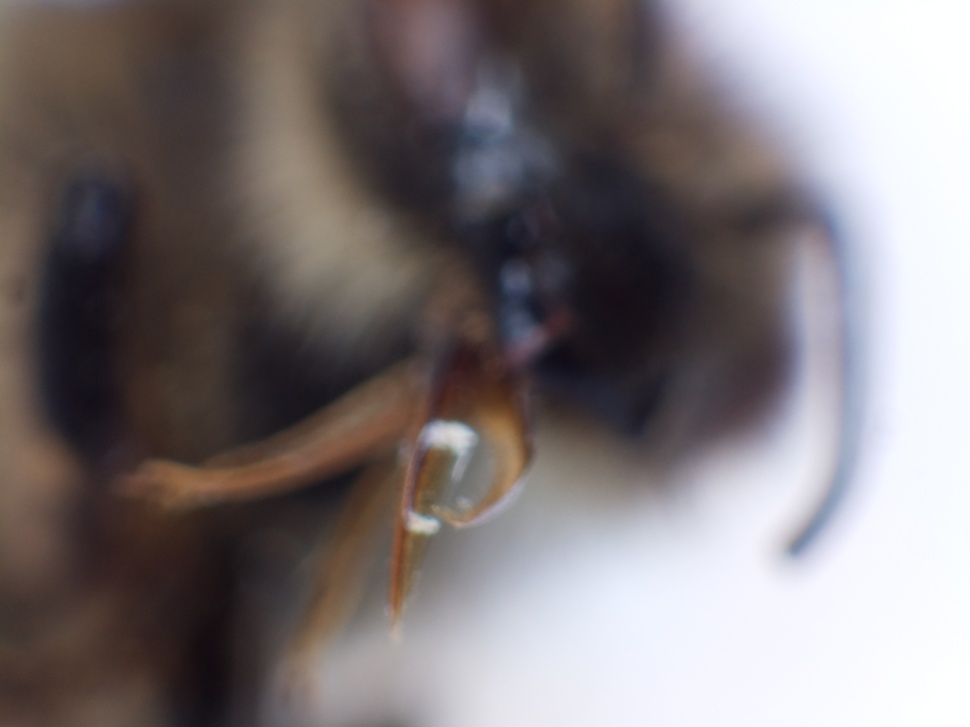
#> input picture test files/bee mouth parts 01_1/bee mouth parts 0101.jpg, 970 x 727 px, shrunk from 4056 x 3040 before the run, given as the content of the folder test files/bee mouth parts 01_1/aligned, which was not available
$ python test_advanced_focus_stack.py   (older library calls are emulated)
#> lines starting #> are read from the running program, lines starting #| are printed output that depends on the picture; pictures that were not available may be replaced by others from this repository, and a replacement may not be noted
#> in process_aligned_stack, img is the input picture: shape (727, 970, 3); mean B, G, R 120.1, 118.4, 125.8
### advanced_focus_stack.py
#!/usr/bin/env python3
"""
Advanced Focus Stacking Implementation
Uses multiple sharpness detection methods and robust blending
"""

import cv2
import numpy as np
from pathlib import Path
from typing import List, Tuple, Optional
from tqdm import tqdm
import logging


class AdvancedFocusStacker:
    """
    Advanced focus stacking with multiple sharpness detection methods
    """

    def __init__(self):
        self.logger = logging.getLogger(__name__)

    def calculate_sharpness_laplacian(self, image: np.ndarray) -> np.ndarray:
        """Laplacian variance sharpness detection"""
        gray = cv2.cvtColor(image, cv2.COLOR_BGR2GRAY) if len(
            image.shape) == 3 else image
        laplacian = cv2.Laplacian(gray, cv2.CV_64F, ksize=3)
        return np.abs(laplacian)

    def calculate_sharpness_sobel(self, image: np.ndarray) -> np.ndarray:
        """Sobel gradient magnitude sharpness detection"""
        gray = cv2.cvtColor(image, cv2.COLOR_BGR2GRAY) if len(
            image.shape) == 3 else image
        sobelx = cv2.Sobel(gray, cv2.CV_64F, 1, 0, ksize=3)
        sobely = cv2.Sobel(gray, cv2.CV_64F, 0, 1, ksize=3)
        return np.sqrt(sobelx**2 + sobely**2)

    def calculate_sharpness_variance(self, image: np.ndarray) -> np.ndarray:
        """Local variance sharpness detection"""
        gray = cv2.cvtColor(image, cv2.COLOR_BGR2GRAY) if len(
            image.shape) == 3 else image
        kernel = np.ones((5, 5), np.float32) / 25
        mean = cv2.filter2D(gray.astype(np.float32), -1, kernel)
        variance = cv2.filter2D(
            (gray.astype(np.float32) - mean)**2, -1, kernel)
        return variance

    def calculate_combined_sharpness(self, image: np.ndarray) -> np.ndarray:
        """Combine multiple sharpness detection methods"""
        laplacian = self.calculate_sharpness_laplacian(image)
        sobel = self.calculate_sharpness_sobel(image)
        variance = self.calculate_sharpness_variance(image)

        # Normalize each method
        laplacian = (laplacian - laplacian.min()) / \
            (laplacian.max() - laplacian.min() + 1e-8)
        sobel = (sobel - sobel.min()) / (sobel.max() - sobel.min() + 1e-8)
        variance = (variance - variance.min()) / \
            (variance.max() - variance.min() + 1e-8)

        # Combine with weights
        combined = 0.5 * laplacian + 0.3 * sobel + 0.2 * variance
        return combined

    def create_focus_stack_advanced(self, images: List[np.ndarray]) -> Tuple[np.ndarray, np.ndarray]:
        """
        Advanced focus stacking with multiple methods
        """
        if not images:
            raise ValueError("No images provided")

        self.logger.info(
            f"Processing {len(images)} images with advanced focus stacking")

        # Calculate sharpness maps for all images
        sharpness_maps = []
        for img in tqdm(images, desc="Calculating sharpness maps"):
            sharpness = self.calculate_combined_sharpness(img)
            sharpness_maps.append(sharpness)
#> this loop made 1 pass
#> pass 1, in calculate_sharpness_laplacian, `gray = cv2.cvtColor(image, cv2.COLOR_BGR2GRAY) if len( image.shape) ==..`:
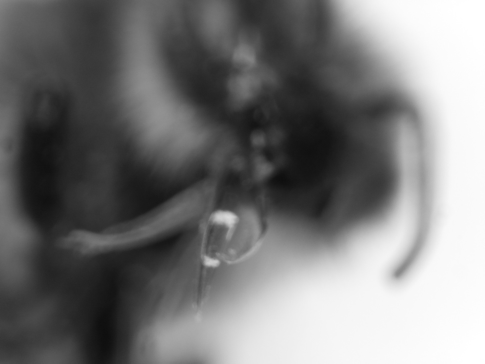
#> gray: shape (727, 970) (shown at 1/2 size); min 13, max 255, mean 120.8
#> pass 1, in calculate_combined_sharpness, `laplacian = self.calculate_sharpness_laplacian(image)`:
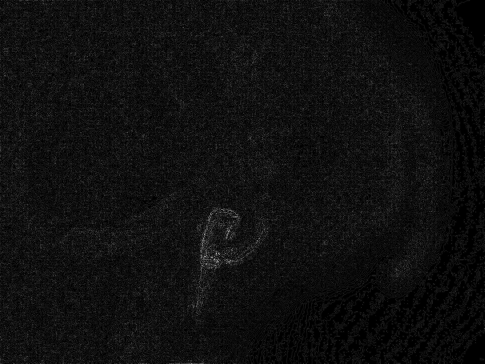
#> laplacian: shape (727, 970) float64 (shown at 1/2 size); min 0, max 60, mean 3.6; drawn with min black and max white
#> pass 1, in calculate_sharpness_sobel, `sobelx = cv2.Sobel(gray, cv2.CV_64F, 1, 0, ksize=3)`:
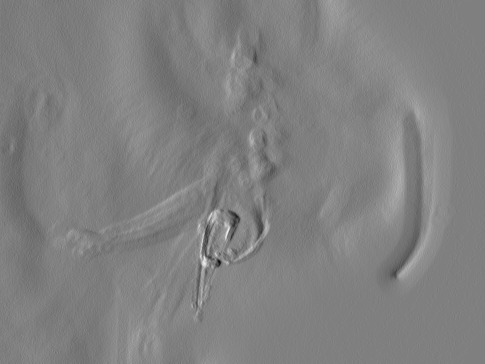
#> sobelx: shape (727, 970) float64 (shown at 1/2 size); min -106, max 106, mean 1.3; drawn with min black and max white
#> after the loop, sharpness_maps = 1 item

        sharpness_maps = np.array(sharpness_maps)

        # Apply Gaussian smoothing to sharpness maps for better blending
        for i in range(len(sharpness_maps)):
            sharpness_maps[i] = cv2.GaussianBlur(
                sharpness_maps[i], (5, 5), 1.0)

        # Normalize sharpness maps
        sharpness_maps = (sharpness_maps - sharpness_maps.min()) / \
            (sharpness_maps.max() - sharpness_maps.min() + 1e-8)

        # Create focus stack using maximum sharpness selection
        self.logger.info(
            "Creating focus stack using maximum sharpness selection")

        # Find the image with maximum sharpness at each pixel
        max_indices = np.argmax(sharpness_maps, axis=0)
#> max_indices: shape (727, 970) int64; every value is 0

        # Create output image
        height, width = images[0].shape[:2]
        channels = images[0].shape[2] if len(images[0].shape) == 3 else 1

        if channels == 3:
            stacked = np.zeros((height, width, 3), dtype=np.uint8)
            for i in range(height):
                for j in range(width):
                    best_img_idx = max_indices[i, j]
                    stacked[i, j] = images[best_img_idx][i, j]
        else:
            stacked = np.zeros((height, width), dtype=np.uint8)
            for i in range(height):
                for j in range(width):
                    best_img_idx = max_indices[i, j]
                    stacked[i, j] = images[best_img_idx][i, j]

        # Calculate confidence map
        confidence = np.max(sharpness_maps, axis=0)
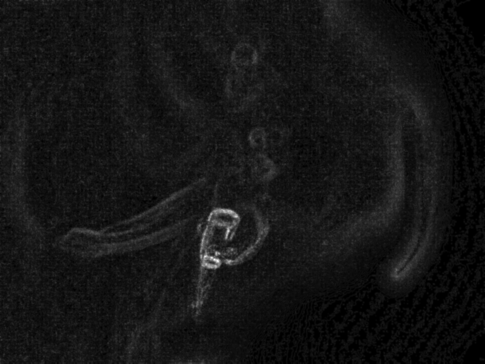
#> confidence: shape (727, 970) float64 (shown at 1/2 size); min 0, max 1, mean 0.0836

        return stacked, confidence

    def process_aligned_stack(self, image_paths: List[Path], output_path: Path) -> bool:
        """
        Process a stack of pre-aligned images
        """
        try:
            # Load images
            self.logger.info(f"Loading {len(image_paths)} aligned images...")
            images = []
            for path in tqdm(image_paths, desc="Loading aligned images"):
                img = cv2.imread(str(path))
                if img is None:
                    self.logger.error(f"Failed to load image: {path}")
                    return False
                images.append(img)

            # Create focus stack
            stacked, confidence = self.create_focus_stack_advanced(images)

            # Save results
            output_path.parent.mkdir(parents=True, exist_ok=True)
            cv2.imwrite(str(output_path), stacked)

            # Save confidence map
            confidence_path = output_path.with_suffix('.confidence.tiff')
            cv2.imwrite(str(confidence_path),
                        (confidence * 255).astype(np.uint8))

            self.logger.info(f"Advanced focus stack saved to: {output_path}")
            return True

        except Exception as e:
            self.logger.error(f"Error processing aligned stack: {e}")
            return False

### test_advanced_focus_stack.py
#!/usr/bin/env python3
"""
Test script for advanced focus stacking using pre-aligned images
"""

import os
import sys
from pathlib import Path
from advanced_focus_stack import AdvancedFocusStacker
import logging

# Setup logging
logging.basicConfig(
    level=logging.INFO,
    format='%(asctime)s - %(levelname)s - %(message)s',
    handlers=[
        logging.FileHandler('advanced_focus_stack.log'),
        logging.StreamHandler()
    ]
)


def main():
    # Define paths
    test_files_dir = Path("test files")
    stack1_aligned_dir = test_files_dir / "bee mouth parts 01_1" / "aligned"
    stack2_aligned_dir = test_files_dir / "bee mouth parts 02_1" / "align"

    # Create output directory
    output_dir = Path("output_advanced_focus_stacks")
    output_dir.mkdir(exist_ok=True)

    # Initialize advanced focus stacker
    stacker = AdvancedFocusStacker()

    # Process Stack 1 (aligned images)
    print(f"\n{'='*60}")
    print(f"PROCESSING STACK 1 (ALIGNED): {stack1_aligned_dir}")
    print(f"{'='*60}")

    # Get all aligned JPG files from stack 1
    stack1_aligned_images = [f for f in stack1_aligned_dir.glob(
        "*.jpg") if f.is_file() and f.stat().st_size > 0]
    stack1_aligned_images.sort()  # Sort by filename

    print(f"Found {len(stack1_aligned_images)} aligned images in Stack 1")
    print(f"First image: {stack1_aligned_images[0].name}")
    print(f"Last image: {stack1_aligned_images[-1].name}")

    # Process Stack 1 with advanced focus stacking
    output_file1 = output_dir / "bee_mouth_parts_01_1_advanced_stacked.tiff"
    success1 = stacker.process_aligned_stack(
        stack1_aligned_images, output_file1)

    if success1:
        print(f"✓ Stack 1 completed successfully: {output_file1}")
    else:
        print(f"✗ Stack 1 failed")

    # Process Stack 2 (aligned images)
    print(f"\n{'='*60}")
    print(f"PROCESSING STACK 2 (ALIGNED): {stack2_aligned_dir}")
    print(f"{'='*60}")

    # Get all aligned JPG files from stack 2
    stack2_aligned_images = [f for f in stack2_aligned_dir.glob(
        "*.jpg") if f.is_file() and f.stat().st_size > 0]
    stack2_aligned_images.sort()  # Sort by filename

    print(f"Found {len(stack2_aligned_images)} aligned images in Stack 2")
    print(f"First image: {stack2_aligned_images[0].name}")
    print(f"Last image: {stack2_aligned_images[-1].name}")

    # Process Stack 2 with advanced focus stacking
    output_file2 = output_dir / "bee_mouth_parts_02_1_advanced_stacked.tiff"
    success2 = stacker.process_aligned_stack(
        stack2_aligned_images, output_file2)
#> the loop in create_focus_stack_advanced (call 2), `for img in tqdm(images, desc="Calculating sharpness maps"):` made 1 pass
#> pass 1, in calculate_sharpness_sobel (call 2), `sobely = cv2.Sobel(gray, cv2.CV_64F, 0, 1, ksize=3)`:
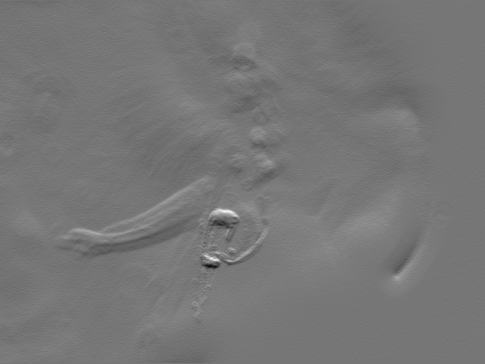
#> sobely: shape (727, 970) float64 (shown at 1/2 size); min -130, max 150, mean 0.4; drawn with min black and max white
#> pass 1, in calculate_combined_sharpness (call 2), `sobel = self.calculate_sharpness_sobel(image)`:
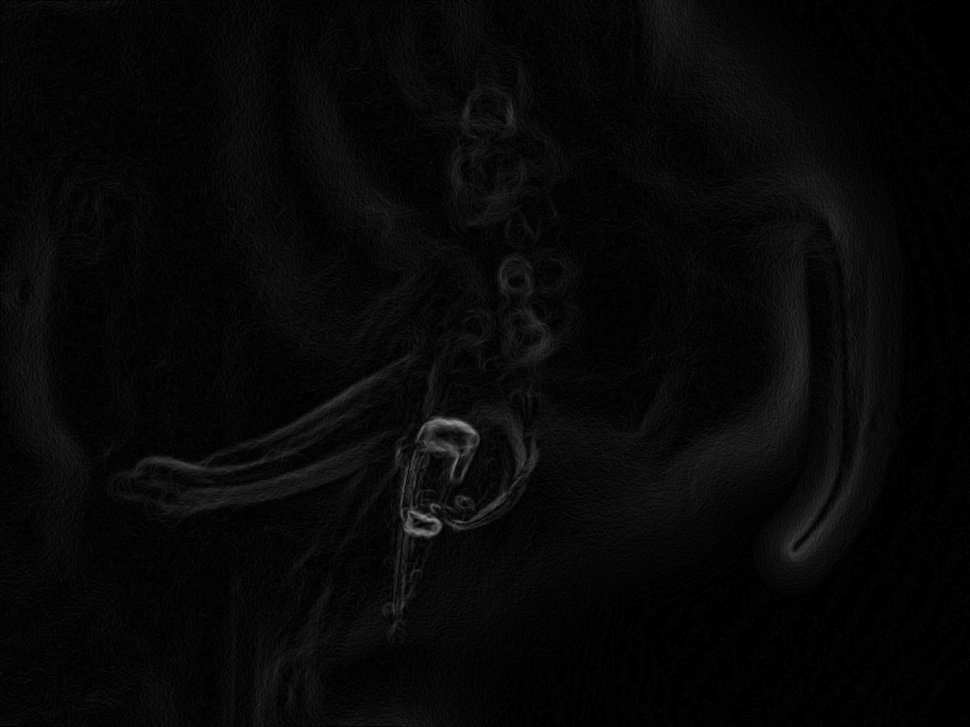
#> sobel: shape (727, 970) float64; min 0, max 152.1, mean 7.8
#> the loop in create_focus_stack_advanced (call 2), `for i in range(len(sharpness_maps)):` made 1 pass

    if success2:
        print(f"✓ Stack 2 completed successfully: {output_file2}")
    else:
        print(f"✗ Stack 2 failed")

    # Summary
    print(f"\n{'='*60}")
    print(f"SUMMARY")
    print(f"{'='*60}")
    print(f"Stack 1: {'✓ SUCCESS' if success1 else '✗ FAILED'}")
    print(f"Stack 2: {'✓ SUCCESS' if success2 else '✗ FAILED'}")

    if success1 and success2:
        print(f"\nBoth stacks processed successfully with advanced focus stacking!")
        print(f"Output files:")
        print(f"  - {output_file1}")
        print(f"  - {output_file2}")
        print(f"  - {output_file1.with_suffix('.confidence.tiff')}")
        print(f"  - {output_file2.with_suffix('.confidence.tiff')}")
    else:
        print(f"\nSome stacks failed. Check the log file for details.")


if __name__ == "__main__":
    main()

$ run again, on test files/bee mouth parts 02_1/bee mouth parts 0204.jpg
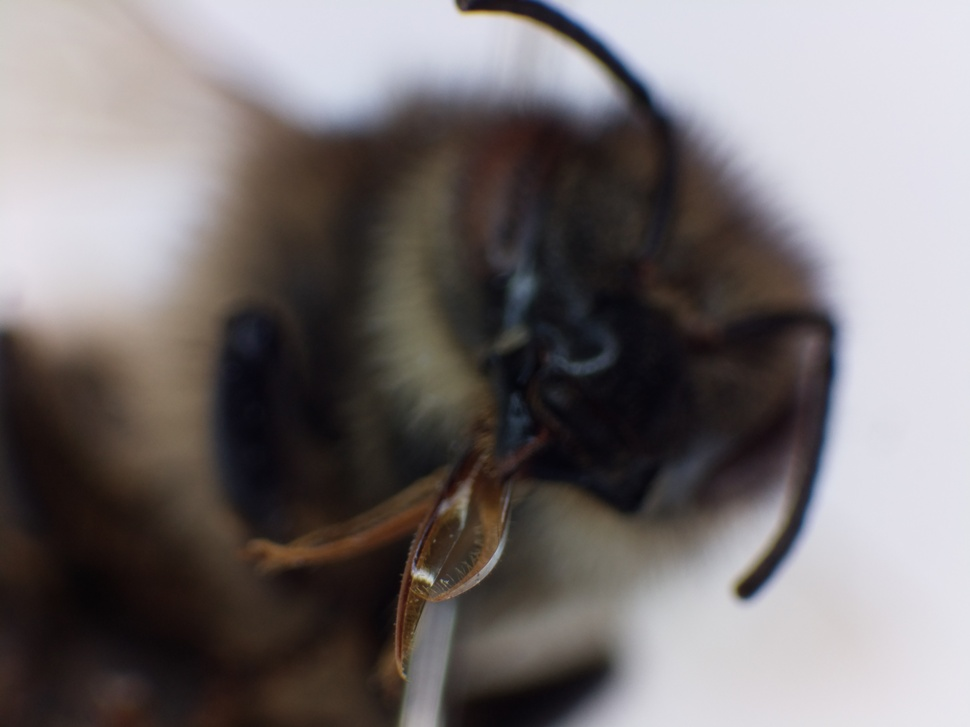
#> input picture test files/bee mouth parts 02_1/bee mouth parts 0204.jpg, 970 x 727 px, shrunk from 4056 x 3040 before the run, given as the content of the folder test files/bee mouth parts 01_1/aligned, which was not available
#> in process_aligned_stack, img is the input picture: shape (727, 970, 3); mean B, G, R 113.3, 113, 118.9
#> the loop in create_focus_stack_advanced, `for img in tqdm(images, desc="Calculating sharpness maps"):` made 1 pass
#> pass 1, in calculate_combined_sharpness, `laplacian = self.calculate_sharpness_laplacian(image)`:
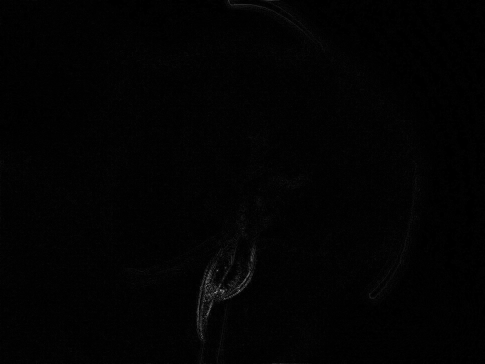
#> laplacian: shape (727, 970) float64 (shown at 1/2 size); min 0, max 382, mean 4.1; drawn with min black and max white
#> after the loop in create_focus_stack_advanced, `for img in tqdm(images, desc="Calculating sharpness maps"):`: sharpness_maps = 1 item
#> the loop in create_focus_stack_advanced, `for i in range(len(sharpness_maps)):` made 1 pass
#> max_indices: shape (727, 970) int64; every value is 0
#> the loop in create_focus_stack_advanced (call 2), `for img in tqdm(images, desc="Calculating sharpness maps"):` made 1 pass
#> pass 1, in calculate_sharpness_sobel (call 2), `sobely = cv2.Sobel(gray, cv2.CV_64F, 0, 1, ksize=3)`:
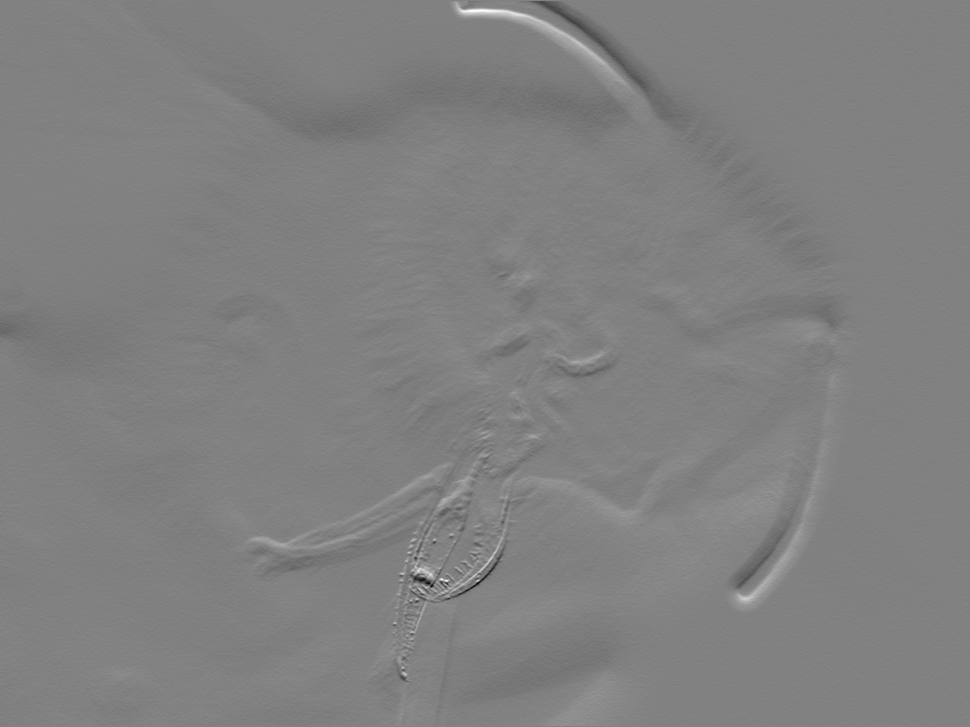
#> sobely: shape (727, 970) float64; min -302, max 294, mean -0.9; drawn with min black and max white
#> the loop in create_focus_stack_advanced (call 2), `for i in range(len(sharpness_maps)):` made 1 pass

$ run again, on test files/bee mouth parts 02_1/bee mouth parts 0205.jpg
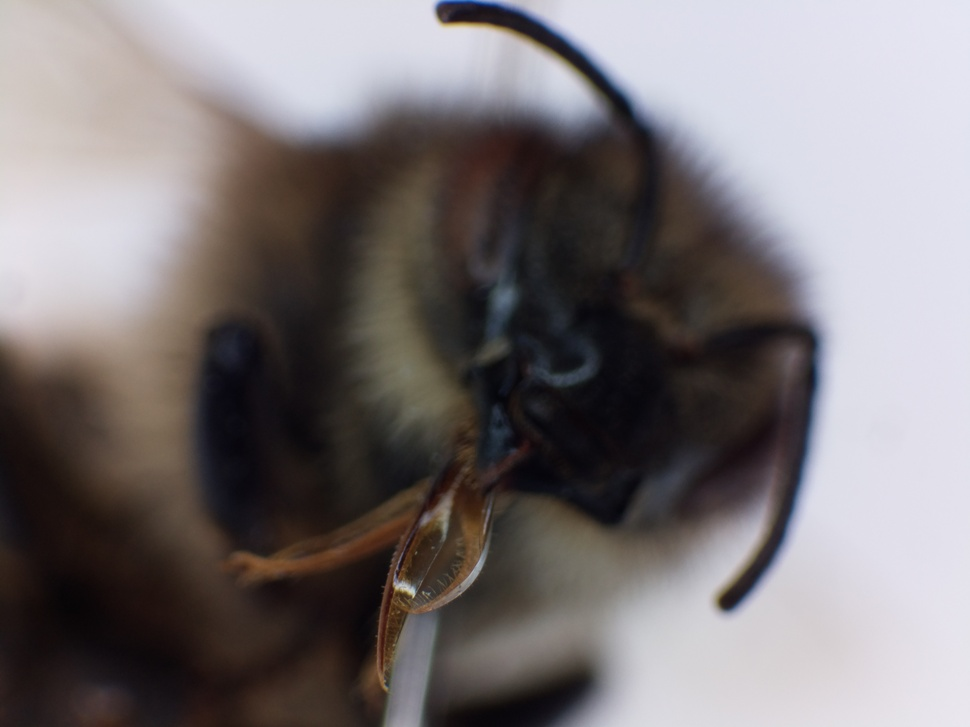
#> input picture test files/bee mouth parts 02_1/bee mouth parts 0205.jpg, 970 x 727 px, shrunk from 4056 x 3040 before the run, given as the content of the folder test files/bee mouth parts 01_1/aligned, which was not available
#> in process_aligned_stack, img is the input picture: shape (727, 970, 3); mean B, G, R 117.7, 116.3, 122.2
#> the loop in create_focus_stack_advanced, `for img in tqdm(images, desc="Calculating sharpness maps"):` made 1 pass
#> after the loop in create_focus_stack_advanced, `for img in tqdm(images, desc="Calculating sharpness maps"):`: sharpness_maps = 1 item
#> the loop in create_focus_stack_advanced, `for i in range(len(sharpness_maps)):` made 1 pass
#> max_indices: shape (727, 970) int64; every value is 0
#> in process_aligned_stack, `cv2.imwrite(str(confidence_path), (confidence * 255).astype(np.uint8))`:
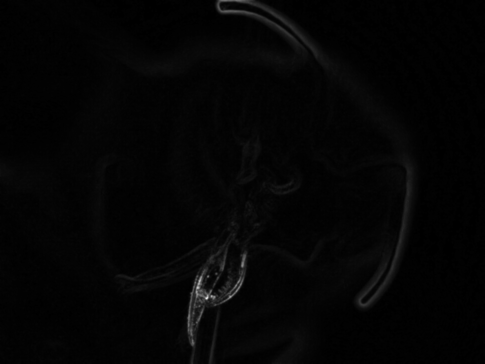
#> saved as bee_mouth_parts_01_1_advanced_stacked.confidence.tiff: shape (727, 970) (shown at 1/2 size); min 0, max 254, mean 4.3
#> the loop in create_focus_stack_advanced (call 2), `for img in tqdm(images, desc="Calculating sharpness maps"):` made 1 pass
#> pass 1, in calculate_sharpness_sobel (call 2), `sobely = cv2.Sobel(gray, cv2.CV_64F, 0, 1, ksize=3)`:
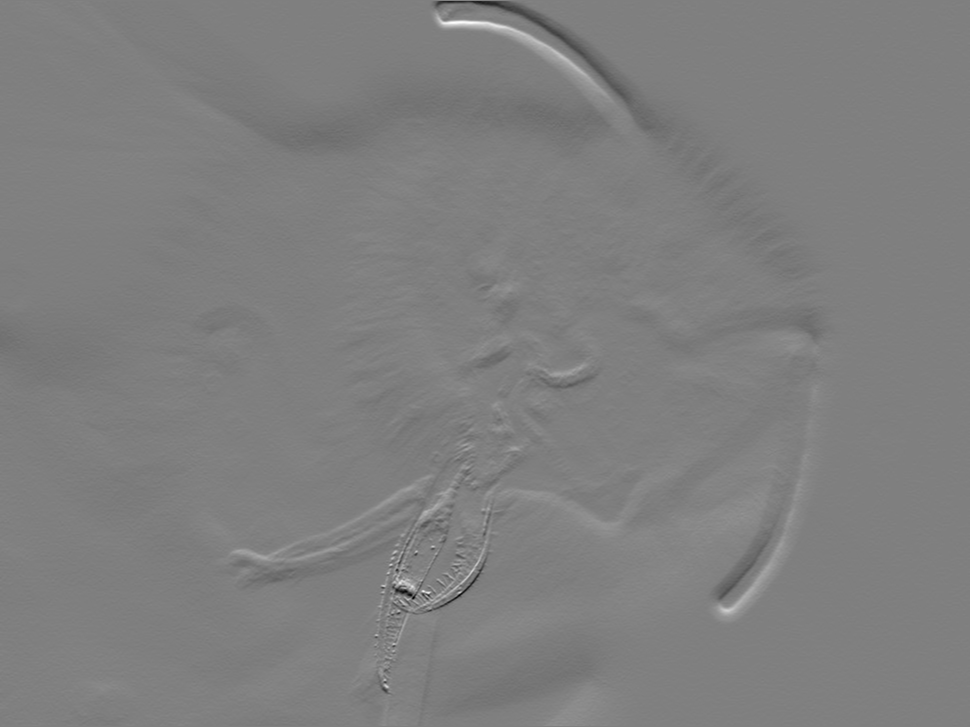
#> sobely: shape (727, 970) float64; min -309, max 308, mean -1.1; drawn with min black and max white
#> the loop in create_focus_stack_advanced (call 2), `for i in range(len(sharpness_maps)):` made 1 pass
